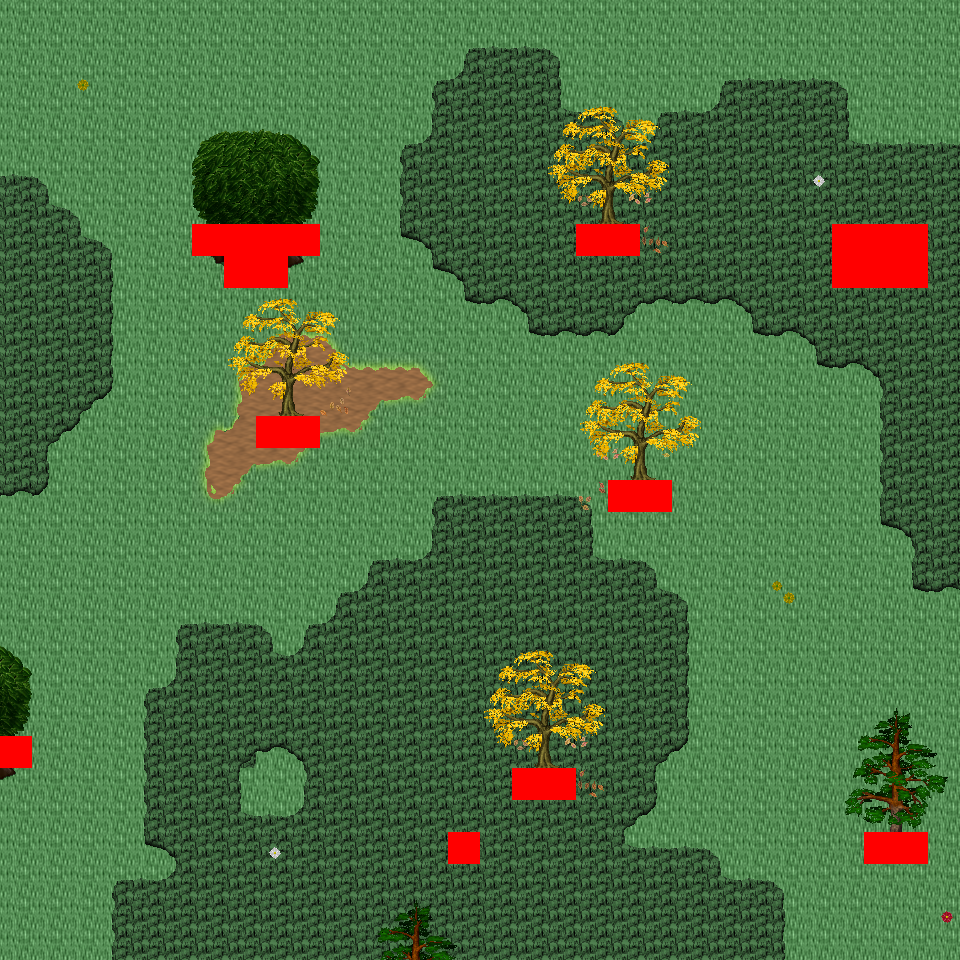

The image is a tile-based game level rendered from a .tmx file. Its description and source (layers, tilesets, objects; grid data summarised) follow:
An orthogonal 30x30 tile map with 32x32 px tiles, 6 tile layers (Ground, Object, Object2, Above, ...), 18 tilesets and 4 objects (4x mapExit).

<map version="1.0" orientation="orthogonal" renderorder="right-down" width="30" height="30" tilewidth="32" tileheight="32" nextobjectid="5">
  <tileset firstgid="1" name="tileset_logic_collision" tilewidth="32" tileheight="32" tilecount="1" columns="1">
    <image source="../drawable/tileset_logic_collision.png" width="32" height="32" />
  </tileset>
  <tileset firstgid="2" name="tileset_ground_ground" tilewidth="32" tileheight="32" tilecount="33" columns="3">
    <image source="../drawable/tileset_ground_ground.png" width="96" height="352" />
  </tileset>
  <tileset firstgid="35" name="tileset_ground_grass_corners" tilewidth="32" tileheight="32" tilecount="24" columns="6">
    <image source="../drawable/tileset_ground_grass_corners.png" width="192" height="128" />
  </tileset>
  <tileset firstgid="59" name="tileset_ground_grass_edges" tilewidth="32" tileheight="32" tilecount="36" columns="12">
    <image source="../drawable/tileset_ground_grass_edges.png" width="384" height="96" />
  </tileset>
  <tileset firstgid="95" name="tileset_ground_grass_2" tilewidth="32" tileheight="32" tilecount="21" columns="3">
    <image source="../drawable/tileset_ground_grass_2.png" width="96" height="224" />
  </tileset>
  <tileset firstgid="116" name="tileset_plant_leaves" tilewidth="32" tileheight="32" tilecount="8" columns="4">
    <image source="../drawable/tileset_plant_leaves.png" width="128" height="64" />
  </tileset>
  <tileset firstgid="124" name="tileset_plant_tree_tree_darkgreen" tilewidth="32" tileheight="32" tilecount="88" columns="8">
    <image source="../drawable/tileset_plant_tree_tree_darkgreen.png" width="256" height="352" />
  </tileset>
  <tileset firstgid="212" name="tileset_plant_tree_fall_trees" tilewidth="32" tileheight="32" tilecount="40" columns="8">
    <image source="../drawable/tileset_plant_tree_fall_trees.png" width="256" height="160" />
  </tileset>
  <tileset firstgid="252" name="tileset_plant_tree_pine_tree" tilewidth="32" tileheight="32" tilecount="20" columns="4">
    <image source="../drawable/tileset_plant_tree_pine_tree.png" width="128" height="160" />
  </tileset>
  <tileset firstgid="272" name="tileset_plant_stump_hollow_logs" tilewidth="32" tileheight="32" tilecount="6" columns="3">
    <image source="../drawable/tileset_plant_stump_hollow_logs.png" width="96" height="64" />
  </tileset>
  <tileset firstgid="278" name="tileset_plant_stump_small_stump" tilewidth="32" tileheight="32" tilecount="4" columns="2">
    <image source="../drawable/tileset_plant_stump_small_stump.png" width="64" height="64" />
  </tileset>
  <tileset firstgid="282" name="tileset_plant_stump_stump_pale_purple" tilewidth="32" tileheight="32" tilecount="4" columns="2">
    <image source="../drawable/tileset_plant_stump_stump_pale_purple.png" width="64" height="64" />
  </tileset>
  <tileset firstgid="286" name="tileset_plant_flower_daisy_blue" tilewidth="32" tileheight="32" tilecount="8" columns="2">
    <image source="../drawable/tileset_plant_flower_daisy_blue.png" width="64" height="128" />
  </tileset>
  <tileset firstgid="294" name="tileset_plant_flower_daisy_red" tilewidth="32" tileheight="32" tilecount="8" columns="2">
    <image source="../drawable/tileset_plant_flower_daisy_red.png" width="64" height="128" />
  </tileset>
  <tileset firstgid="302" name="tileset_plant_flower_daisy_white" tilewidth="32" tileheight="32" tilecount="8" columns="2">
    <image source="../drawable/tileset_plant_flower_daisy_white.png" width="64" height="128" />
  </tileset>
  <tileset firstgid="310" name="tileset_plant_flower_daisy_yellow" tilewidth="32" tileheight="32" tilecount="8" columns="2">
    <image source="../drawable/tileset_plant_flower_daisy_yellow.png" width="64" height="128" />
  </tileset>
  <tileset firstgid="318" name="tileset_logic_creature_ent" tilewidth="32" tileheight="32" tilecount="4" columns="4">
    <image source="../drawable/tileset_logic_creature_ent.png" width="128" height="32" />
  </tileset>
  <tileset firstgid="322" name="tileset_logic_creature_animal" tilewidth="32" tileheight="32" tilecount="32" columns="8">
    <image source="../drawable/tileset_logic_creature_animal.png" width="256" height="128" />
  </tileset>
  <layer name="Ground" width="30" height="30">
    <data>[900 cells, 900 non-empty, 3 distinct tile ids]</data>
  </layer>
  <layer name="Object" width="30" height="30">
    <data>[900 cells, 199 non-empty, 46 distinct tile ids]</data>
  </layer>
  <layer name="Object2" width="30" height="30">
    <data>[900 cells, 21 non-empty, 10 distinct tile ids]</data>
  </layer>
  <layer name="Above" width="30" height="30">
    <data>[900 cells, 103 non-empty, 44 distinct tile ids]</data>
  </layer>
  <layer name="Above2" width="30" height="30">
    <data>[900 cells, 0 non-empty, 0 distinct tile ids]</data>
  </layer>
  <layer name="Walkable" width="30" height="30">
    <data>[900 cells, 24 non-empty, 1 distinct tile ids]</data>
  </layer>
  <objectgroup name="MapEvents">
    <object id="1" name="south" type="mapExit" x="0" y="928" width="960" height="32">
      <properties>
        <property name="map" value="level_0_x20_y26" />
        <property name="x" value="0" />
        <property name="y" value="1" />
      </properties>
    </object>
    <object id="2" name="west" type="mapExit" x="0" y="0" width="32" height="736">
      <properties>
        <property name="map" value="level_0_x19_y25" />
        <property name="x" value="28" />
        <property name="y" value="0" />
      </properties>
    </object>
    <object id="3" name="west2" type="mapExit" x="0" y="768" width="32" height="192">
      <properties>
        <property name="map" value="level_0_x19_y25" />
        <property name="x" value="28" />
        <property name="y" value="24" />
      </properties>
    </object>
    <object id="4" name="east" type="mapExit" x="928" y="0" width="32" height="960">
      <properties>
        <property name="map" value="level_0_x21_y25" />
        <property name="x" value="1" />
        <property name="y" value="0" />
      </properties>
    </object>
  </objectgroup>
</map>
